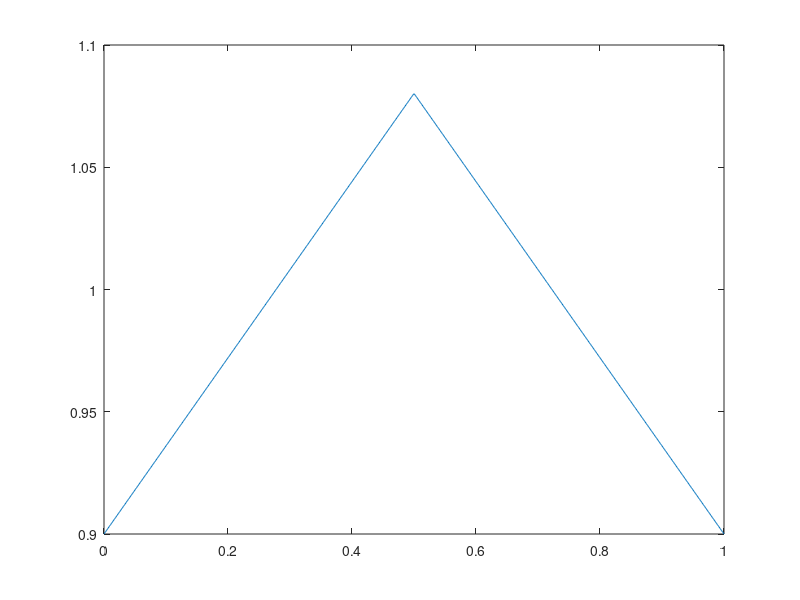

MATLAB code for this plot:
%  Function:       create_triangle.m
% 
%  Description:    Generate test cases based on Mileusnic et al 2006 JNP.
%                  Create a triangle function for spindle model input,
%                  starting length L1 (units: L0), final length L2 (units: 
%                  L0), ramp slope V (units: L0/s). Time step 0.001 s. Time
%                  vector length 5s. Start point of triangle: 1s. 
% 
%  Date:           03-31-11
%  
%  Author:         Boshuo Wang, boshuowa@usc.edu
% 
%  Output:         triangle.mat, variable name: data
% 
%  Others:         .mat file is input for spindle_test_triangle.mdl

L1=0.90;        %min length     (Mileusnic et al 2006 JNP)
L2=1.08;        %max length
V=0.36;         %rising velocity (L0/s)
SAMPLING_RATE=1024;
T = 1;          % 1 second of data
%dt=0.001
dt = 1/SAMPLING_RATE;

t=linspace(0,T,T/dt);

L=ones(size(t))*L1;

tstart=T*0;

n_start=tstart/dt+1
n_end=round((L2-L1)/V/dt)

L(n_start:n_start+n_end-1) = L(n_start:n_start+n_end-1)  +linspace(0,(L2-L1),n_end);

L(n_start+n_end:n_start+n_end*2-1)=L(n_start+n_end:n_start+n_end*2-1)+linspace((L2-L1),0,n_end);

size(t)

plot(t,L);

data=[t;L];
save triangle.mat data
